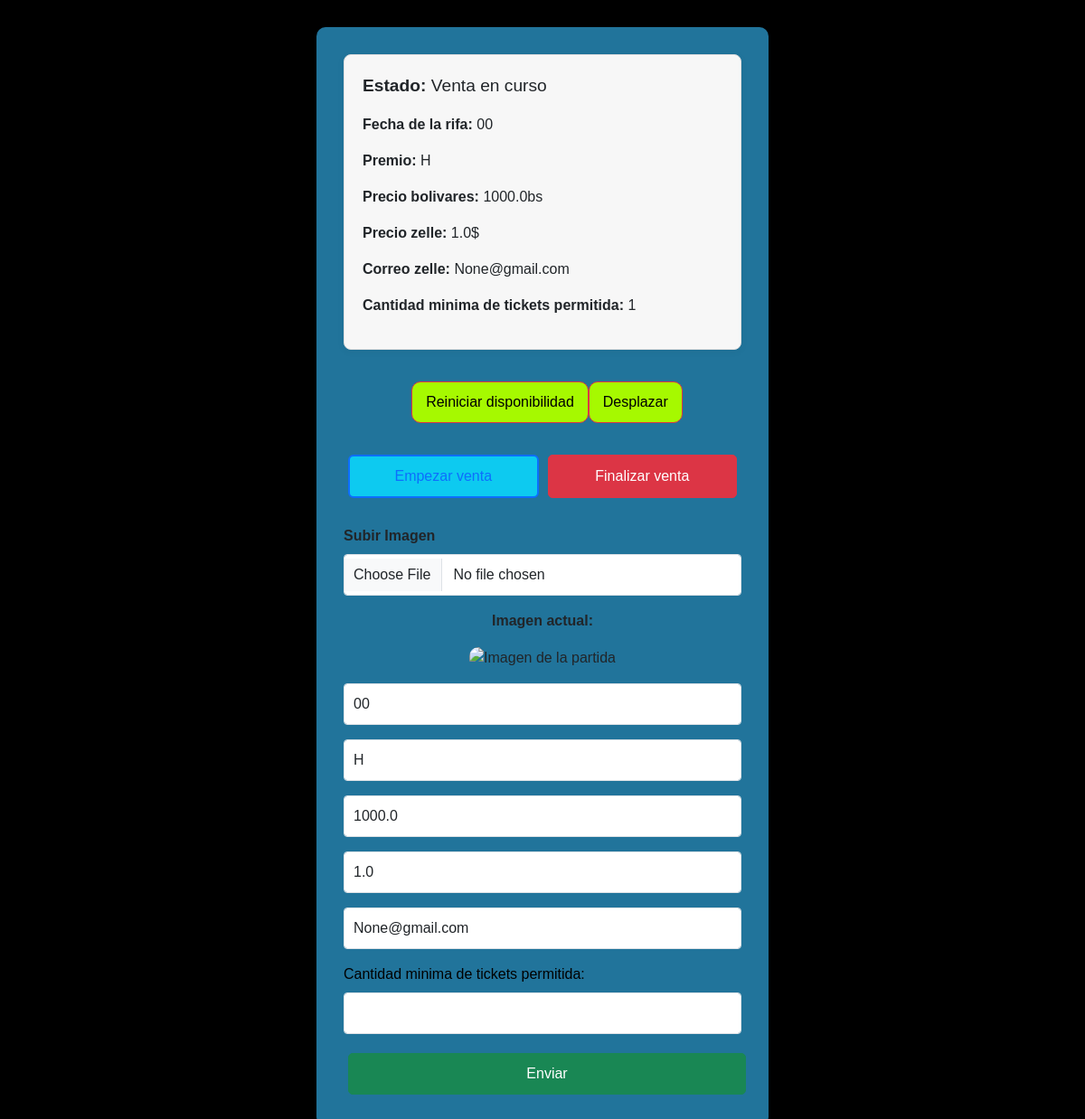
Page /2/admin/dashboard/partida (signed in) on the earlier database version.
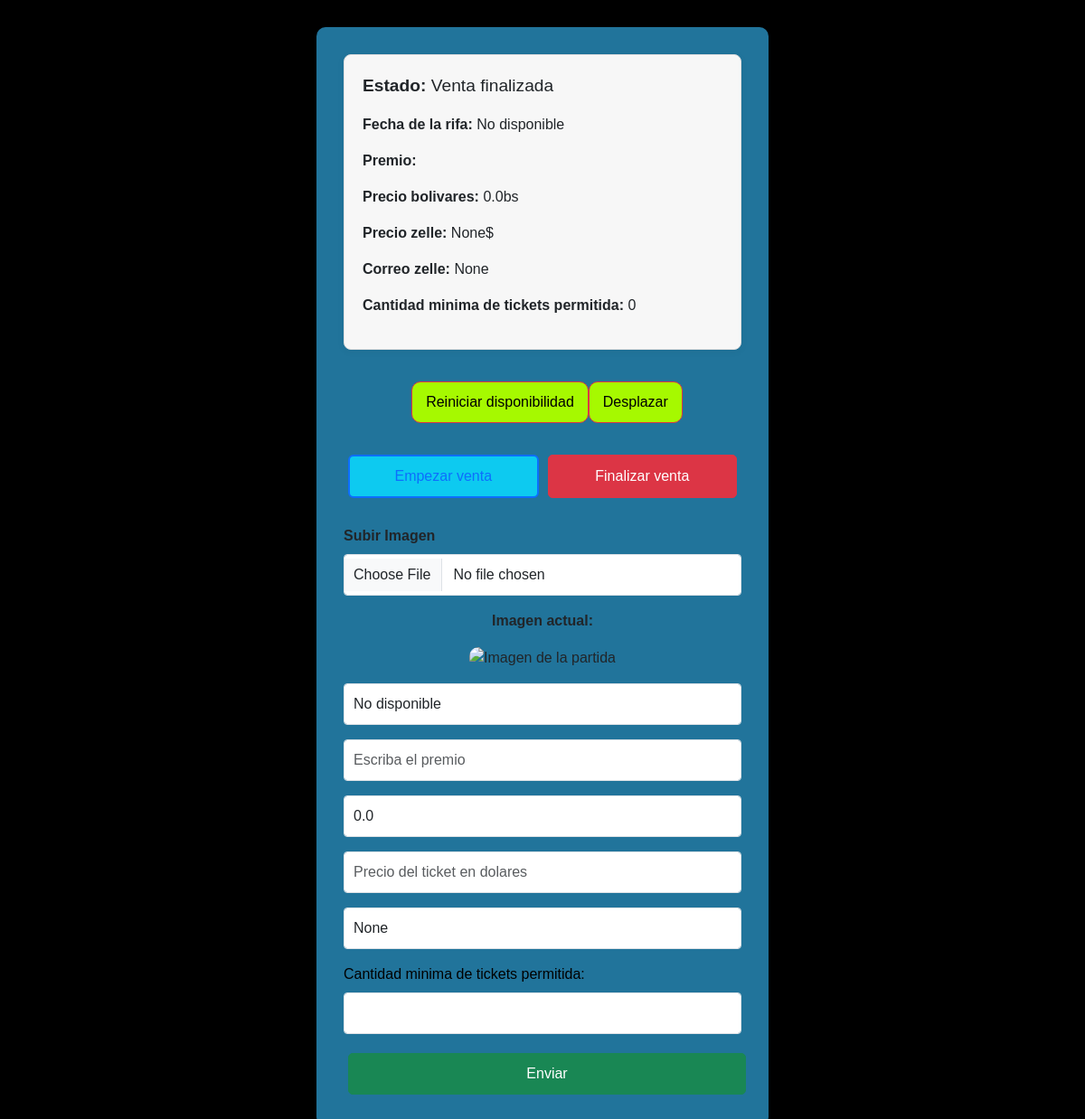
Same page on the later database version.
### tables this page shows
CREATE TABLE venta (
    id INTEGER PRIMARY KEY CHECK (id = 1), -- Solo una fila, siempre tendrá id = 1
    venta TEXT,
    precio_de_ticket REAL,
    precio_dolar REAL,
    zelle TEXT,
    estatus TEXT,
    minima_ticket_regalo INTEGER,
    recompensa REAL
               );

### app.py (the view, shortened to what this page needs)
@app.route("/2/admin/dashboard/partida", methods=["POST", "GET"])
@login_required
def admin_dashboard_partida2():
    datos = {
        'estatus': get_estatus2(),
        'venta': get_enunciado2(),
        'recompensa': get_premio2(),
        'precio_de_ticket': get_precio2(),
        'minima_ticket_regalo': get_minima2(),
        'precio_dolar': get_dolar2(),
        'zelle': get_zelle2(),
    }
    return render_template("admin_partida2.html", datos=datos)

### app.py (called while the page is built)
def login_required(f):
    @wraps(f)
    def decorated_function(*args, **kwargs):
        if not session.get('logged_in'):  # Verifica si el usuario está autenticado
            return redirect(url_for('admin_index'))  # Redirige al login si no está autenticado
        return f(*args, **kwargs)
    return decorated_function

### crud.py (called while the page is built)
def get_enunciado2():
    conn = sqlite3.connect(DB_NAME2)
    cursor = conn.cursor()
    cursor.execute("SELECT estatus FROM venta WHERE id = 1")
    row = cursor.fetchone()
    conn.close()
    if not row:
        return None
    estatus = row[0]
    if estatus == "Venta en curso":
        conn = sqlite3.connect(DB_NAME2)
        cursor = conn.cursor()
        cursor.execute("SELECT venta FROM venta LIMIT 1")
        data = cursor.fetchone()
        conn.close()
        return data[0] if data else None
    return "No disponible"

def get_premio2():
    conn = sqlite3.connect(DB_NAME2)
    cursor = conn.cursor()
    cursor.execute("SELECT recompensa FROM venta LIMIT 1")
    row = cursor.fetchone()
    conn.close()
    return row[0] if row else None

def get_precio2():
    conn = sqlite3.connect(DB_NAME2)
    cursor = conn.cursor()
    cursor.execute("SELECT precio_de_ticket FROM venta WHERE id = 1")
    row = cursor.fetchone()
    conn.close()
    return row[0] if row else None

def get_estatus2():
    conn = sqlite3.connect(DB_NAME2)
    cursor = conn.cursor()
    cursor.execute("SELECT estatus FROM venta WHERE id = 1")
    row = cursor.fetchone()
    conn.close()
    return row[0] if row else None

def get_minima2():
    conn = sqlite3.connect(DB_NAME2)
    cursor = conn.cursor()
    cursor.execute("SELECT minima_ticket_regalo FROM venta WHERE id = 1")
    row = cursor.fetchone()
    conn.close()
    return row[0] if row else None

def get_dolar2():
    conn = sqlite3.connect(DB_NAME2)
    cursor = conn.cursor()
    cursor.execute("SELECT precio_dolar FROM venta WHERE id = 1")
    row = cursor.fetchone()
    conn.close()
    return row[0] if row else None

def get_zelle2():
    conn = sqlite3.connect(DB_NAME2)
    cursor = conn.cursor()
    cursor.execute("SELECT zelle FROM venta WHERE id = 1")
    row = cursor.fetchone()
    conn.close()
    return row[0] if row else None

### templates/admin_partida2.html (shortened to what this page needs)
<!DOCTYPE html>
<html lang="es">
<head>
    <link href="https://cdn.jsdelivr.net/npm/bootstrap@5.3.3/dist/css/bootstrap.min.css" rel="stylesheet"
>
</head>
<body>
    <div class="container form-container">
        <div class="last-selected">
            <p style="font-size: larger;"><strong>Estado:</strong> {{ datos.estatus }}</p>
            <p><strong>Fecha de la rifa:</strong> {{ datos.venta }}</p>
            <p><strong>Premio:</strong> {{ datos.recompensa }}</p>
            <p><strong>Precio bolivares:</strong> {{ datos.precio_de_ticket }}bs</p>
            <p><strong>Precio zelle:</strong> {{ datos.precio_dolar }}$</p>
            <p><strong>Correo zelle:</strong> {{ datos.zelle }}</p>
            <p><strong>Cantidad minima de tickets permitida:</strong> {{ datos.minima_ticket_regalo }}</p>
        </div>
        <div class="d-flex justify-content-between">
            <form action="/2/admin/dashboard/partida/reiniciar" method="POST">
                <button type="submit" id="DELETE" class="btn btn-danger">Reiniciar disponibilidad</button>
            </form>
            <form action="/2/admin/dashboard/partida/desplazar" method="POST">
                <button type="submit" id="DELETE" class="btn btn-danger">Desplazar</button>
            </form>
        </div>
        <form method="POST" class="w-100" enctype="multipart/form-data">
            <div class="mb-3">
                <div class="d-flex justify-content-between">
                    <button type="submit" class="btn btn-outline-primary btn-info" name="action"
                        value="Venta en curso">Empezar venta</button>
                    <button type="submit" class="btn btn-danger" name="action" value="Venta finalizada">Finalizar
                        venta</button>
                </div>
            </div>
            <div class="mb-3 w-100">
                <label for="imagen" class="form-label"><strong>Subir Imagen</strong></label>
                <input type="file" class="form-control" id="imagen" name="imagen" accept=".png, .jpg, .jpeg">
            </div>
            <div class="mb-3 w-100 text-center">
                <p><strong>Imagen actual:</strong></p>
                <img src="/img/partida2.jpg" alt="Imagen de la partida"
                    style="max-width: 45%; height: auto; border-radius: 10px;">
            </div>
            <div class="mb-3 w-100">
                <input type="text" class="form-control" id="fechaEnunciado" name="fechaEnunciado"
                    placeholder="Fecha para la rifa" value="{{ datos.venta }}">
            </div>
            <div class="mb-3 w-100">
                <input type="text" class="form-control" id="recompensa" name="recompensa"
                    placeholder="Escriba el premio" value="{{ datos.recompensa }}">
            </div>
            <div class="mb-3 w-100">
                <input type="number" class="form-control" id="precioTicket" name="precioTicket"
                    placeholder="Precio del ticket en bolivares" value="{{ datos.precio_de_ticket }}">
            </div>
            <div class="mb-3 w-100">
                <input type="number" class="form-control" id="precioTicket$" name="precioTicket$"
                    placeholder="Precio del ticket en dolares" value="{{ datos.precio_dolar }}">
            </div>
            <div class="mb-3 w-100">
                <input type="email" class="form-control" id="zelle" name="zelle" placeholder="Correo de zelle"
                    value="{{ datos.zelle }}">
            </div>
            <label for="tipoTicket" style="color: #000000;" class="form-label">Cantidad minima de tickets
                permitida:</label>
            <div class="mb-3 w-100">
                <input type="number" min="1" max="9999" class="form-control" id="tipoTicket" name="tipoTicket">
            </div>
            <button type="submit" class="btn btn-success w-100">Enviar</button>
        </form>
    </div>
</body>
</html>

### templates/admin_partida2.html (style rules this page uses)
body { background-color: #000000; font-family: 'Arial', sans-serif; padding: 30px; }
.form-container { max-width: 500px; margin: auto; background-color: #36b9f7a0; padding: 30px; border-radius: 10px; box-shadow: 0 4px 15px rgba(0, 0, 0, 0.1); display: flex; flex-direction: column; justify-content: center; align-items: center; }
.form-control { margin-bottom: 15px; border-radius: 4px; padding: 10px; box-shadow: none; }
.last-selected { background-color: #f7f7f7; padding: 20px; border-radius: 8px; border: 1px solid #ddd; margin-bottom: 30px; box-shadow: 0 2px 8px rgba(0, 0, 0, 0.05); width: 100%; }
.btn-primary, .btn-danger, .btn-success { border-radius: 5px; transition: transform 0.3s ease; }
.btn-outline-primary, .btn-outline-danger { border-width: 2px; transition: border-color 0.3s ease; }
.d-flex.justify-content-between { margin-bottom: 25px; }
.btn { padding: 10px; width: 100%; margin-bottom: 10px; margin: 5px; }
#DELETE { border-radius: 10px; background-color: #a6f900; color: black; }

Differences in the rows shown:
changed venta: estatus "Venta en curso" → "Venta finalizada"; precio_de_ticket "1000.0" → "0.0"; precioTicket "1000.0" → "0.0"; venta "00" → (not shown); precio_dolar "1.0" → (not shown); zelle "None@gmail.com" → (not shown); fechaEnunciado "00" → (not shown)
Other differences:
{{ datos.venta }}: (not shown) → "No disponible"
{{ datos.precio_dolar }}: (not shown) → "None"
{{ datos.zelle }}: (not shown) → "None"
{{ datos.minima_ticket_regalo }}: "1" → "0"
form field fechaEnunciado: (not shown) → "No disponible"
form field recompensa: "H" → (not shown)
form field zelle: (not shown) → "None"
{{ datos.recompensa }}: "H" → (not shown)
